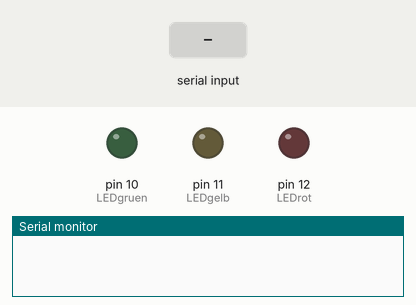
This sketch was run on a simulated Arduino Uno, built with avr-gcc and run on an emulated ATmega328P. On the bench: output pins drawn as LEDs (lit = HIGH), the last lines printed to the serial monitor. Dashed ring = blinking. The inputs (shaded band) are chosen by the test bench.

Above: at 1.2 s.
1.3 s: "N" received over Serial
At 3.7 s:
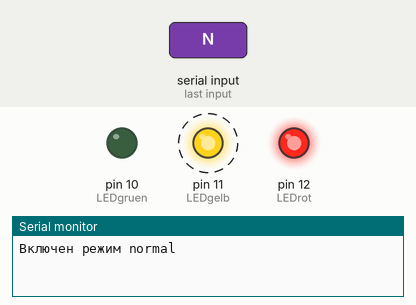
4.3 s: "S" received over Serial
At 6.1 s:
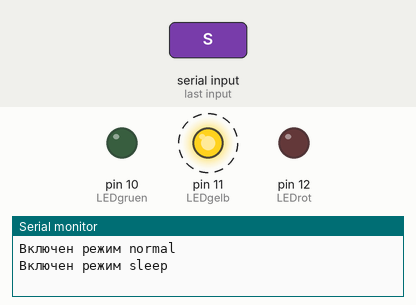
7.3 s: "R" received over Serial
At 8.3 s:
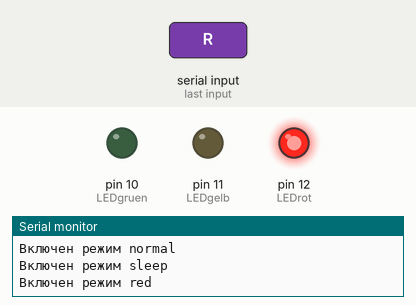
Timing chart, 0 to 10.3 s (numbered marks = the images above; inputs shaded):
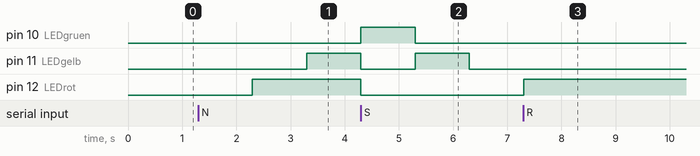

Measured:
- after the input at 1.3 s, pin 10 (LEDgruen): LOW → HIGH after 3.0 s; pin 11 (LEDgelb): LOW → HIGH after 2.0 s, → LOW 1.0 s later; pin 12 (LEDrot): LOW → HIGH after 0.99 s, → LOW 2.0 s later
- after the input at 4.3 s, pin 12 (LEDrot): stays LOW (without the input it goes to HIGH after 2.0 s)
- after the input at 7.3 s, pin 11 (LEDgelb): stops changing and stays LOW; pin 12 (LEDrot): LOW → HIGH at once

The sketch:

laba_8.ino
```cpp
int LEDrot = 12;
int LEDgelb = 11;
int LEDgruen = 10;
int cnt = 0;
int state = 0;
int var = 0;

void setup()
{
  pinMode(LEDrot, OUTPUT);
  pinMode(LEDgelb, OUTPUT);
  pinMode(LEDgruen, OUTPUT);
  Serial.begin(9600);
}

void loop()
{
  if (Serial.available()) {
    char command = Serial.read();
    switch (command) {
      case 'N':
        state = 1;
      	var = 1;
        Serial.println("Включен режим normal");
        break;
      case 'S':
        state = 1;
      	var = 2;
        Serial.println("Включен режим sleep");
        break;
      case 'R':
        state = 1;
      	var = 3;
        Serial.println("Включен режим red");
        break;
      case 'G':
        state = 1;
      	var = 4;
        Serial.println("Включен режим green");
        break;
    }
  }
  if(var == 1){
  	cnt++;
   	if (cnt == 100)
  	{
    cnt = 0;
    Statemaschine();
  	}
  	delay(10);
  }
  else if(var == 2){
  	cnt++;
   	if (cnt == 100)
  	{
    cnt = 0;
    Statemaschine2();
  	}
  	delay(10);
  }
  else if(var == 3){
  	cnt++;
   	if (cnt == 100)
  	{
    cnt = 0;
    Statemaschine3();
  	}
  	delay(10);
  }
  else if(var == 4){
  	cnt++;
   	if (cnt == 100)
  	{
    cnt = 0;
    Statemaschine4();
  	}
  	delay(10);
  }
}

void Statemaschine() // СВЕТОФОР
{
  switch (state)
  {
    case 1:
      digitalWrite(LEDrot, HIGH);
      digitalWrite(LEDgelb, LOW);
      digitalWrite(LEDgruen, LOW);
      state++;
      break;
    case 2:
      digitalWrite(LEDrot, HIGH);
      digitalWrite(LEDgelb, HIGH);
      digitalWrite(LEDgruen, LOW);
      state++;
      break;
    case 3:
      digitalWrite(LEDrot, LOW);
      digitalWrite(LEDgelb, LOW);
      digitalWrite(LEDgruen, HIGH);
      state++;
      break;
    case 4:
      digitalWrite(LEDrot, LOW);
      digitalWrite(LEDgelb, HIGH);
      digitalWrite(LEDgruen, LOW);
      state++;
      break;
  }

  if (state > 4) {
    state = 1;
  }
}

void Statemaschine2() // ТОЛЬКО ЖЕЛТЫЙ
{
  switch (state)
  {
    case 1:
      digitalWrite(LEDrot, LOW);
      digitalWrite(LEDgelb, HIGH);
      digitalWrite(LEDgruen, LOW);
      state++;
      break;
    case 2:
      digitalWrite(LEDrot, LOW);
      digitalWrite(LEDgelb, LOW);
      digitalWrite(LEDgruen, LOW);
      state++;
      break;
  }
  if(state > 2){
    state = 1;
  }
}

void Statemaschine3() // ТОЛЬКО ЖЕЛТЫЙ
{
  switch (state)
  {
    case 1:
    while(state){
    	digitalWrite(LEDrot, HIGH);
      digitalWrite(LEDgelb, LOW);
      digitalWrite(LEDgruen, LOW);
      break;
  	}
  }
}
void Statemaschine4() // ТОЛЬКО ЖЕЛТЫЙ
{
  switch (state)
  {
    case 1:
    while(state){
    	digitalWrite(LEDrot, LOW);
      digitalWrite(LEDgelb, LOW);
      digitalWrite(LEDgruen, HIGH);
      break;
  	}
  }
}
```
